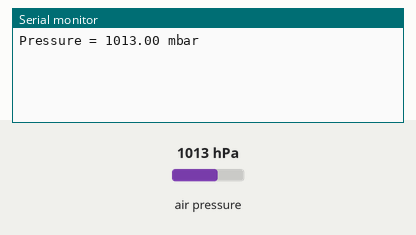
Simulated run of this sketch. Board: Arduino Uno, built with avr-gcc and run on an emulated ATmega328P. On the bench: the last lines printed to the serial monitor. Inputs (shaded band) come from the test bench; at power-on: air pressure 1013 hPa.

Above: at 1.2 s.
1.3 s: air pressure set to 952 hPa
At 2.4 s:
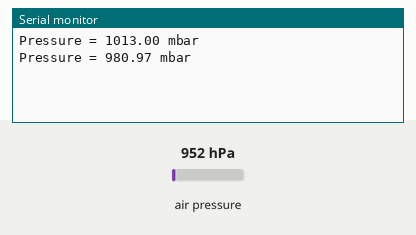
2.8 s: air pressure set to 975 hPa
At 4.8 s:
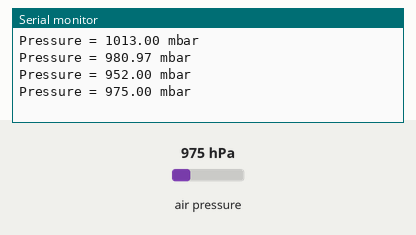
Timing chart, 0 to 6.3 s (numbered marks = the images above; inputs shaded):
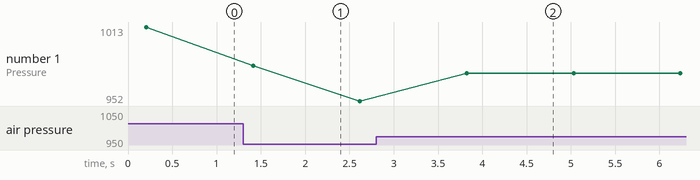

The sketch:

A6_Pressure_BMP085.ino
```cpp
//BMP085 Barometric Pressure sensor board

#include <Wire.h>
#include <BMP085.h>

BMP085 bmp;

int readcount = 40;
float pressureAvg = 0;

void setup() {
  Serial.begin(9600);
  bmp.begin();
}

void loop() {
   // Serial.print("Temperature = ");
   // Serial.print(bmp.readTemperature());
  //  Serial.println(" *C");

   // Serial.print("Pressure = ");
   // Serial.print(bmp.readPressure());
   // Serial.println(" Pa");

    pressureAvg = 0;

    for (int i = 0; i < readcount; i++){
      pressureAvg += bmp.readPressure();
      delay(5);
     }

     pressureAvg /= readcount;

     float pressureMbar = pressureAvg / 100.0;
     //pressureAvg = alt*3.2808;

    // Calculate altitude assuming 'standard' barometric
    // pressure of 1013.25 millibar = 101325 Pascal
    Serial.print("Pressure = ");
    Serial.print(pressureMbar,2);
    //Serial.print(bmp.readAltitude());
    Serial.println(" mbar");


    //Serial.println();
    delay(1000);
}
```

Measured:
- after the input at 1.3 s, the serial monitor: prints a new line after 0.11 s (image 1)
- after the input at 2.8 s, the serial monitor: prints a new line after 1.0 s (image 2)
- plotted number 1: 1013 → 952 after the input at 1.3 s, 952 → 975 after the input at 2.8 s
